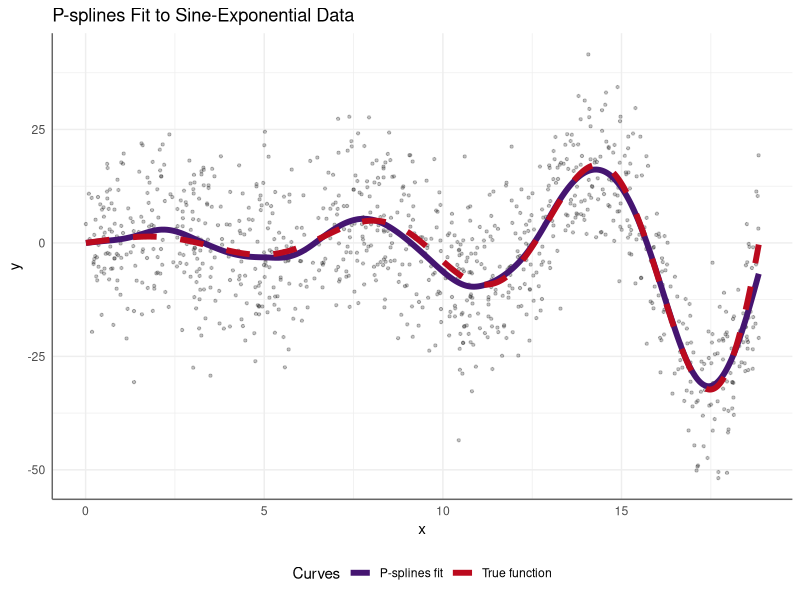
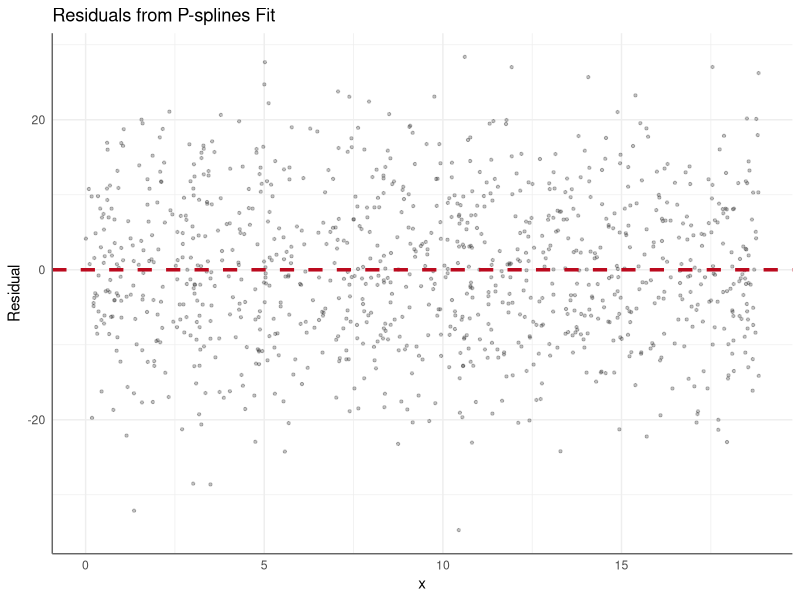
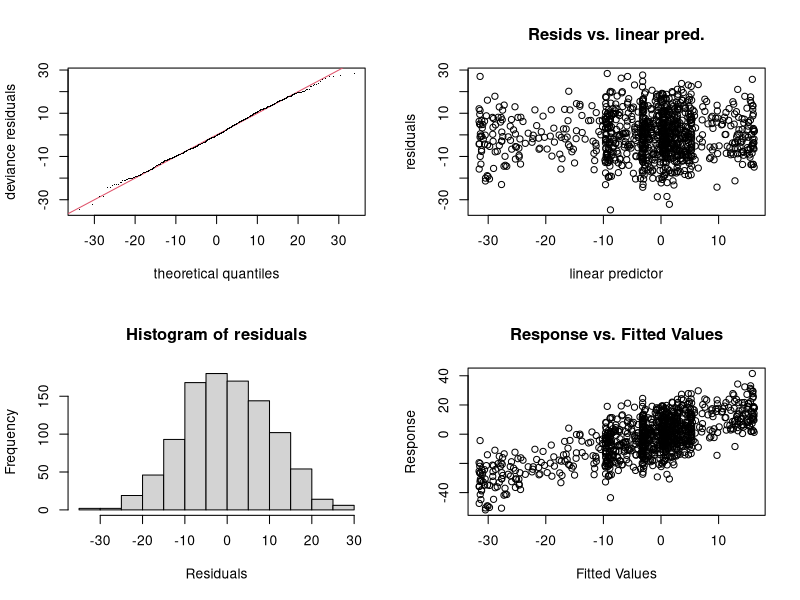
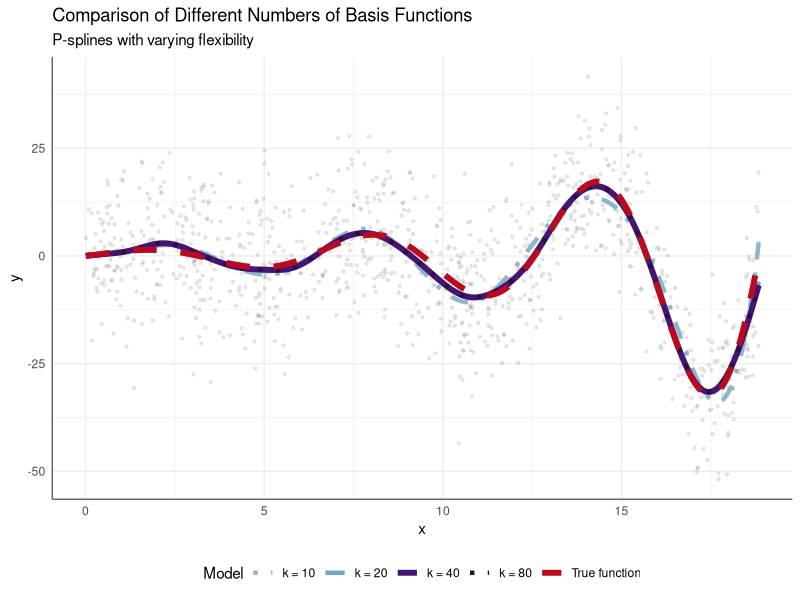
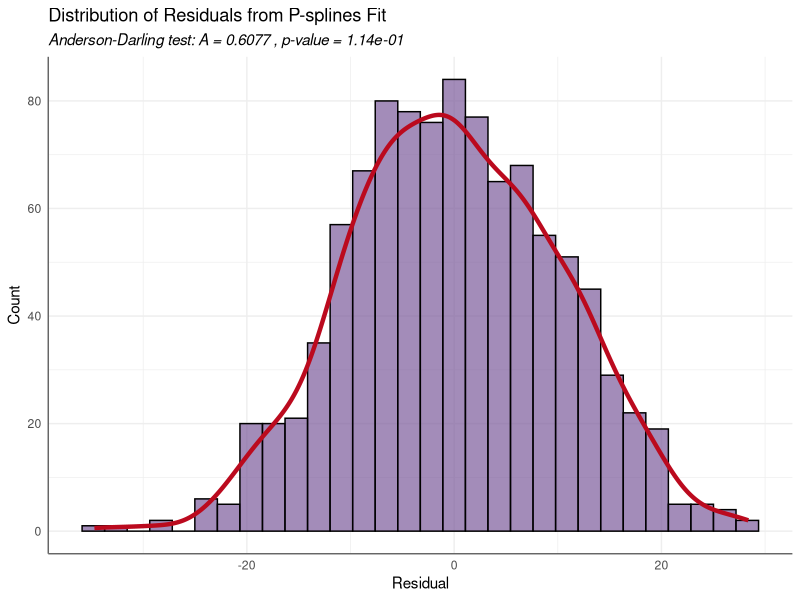
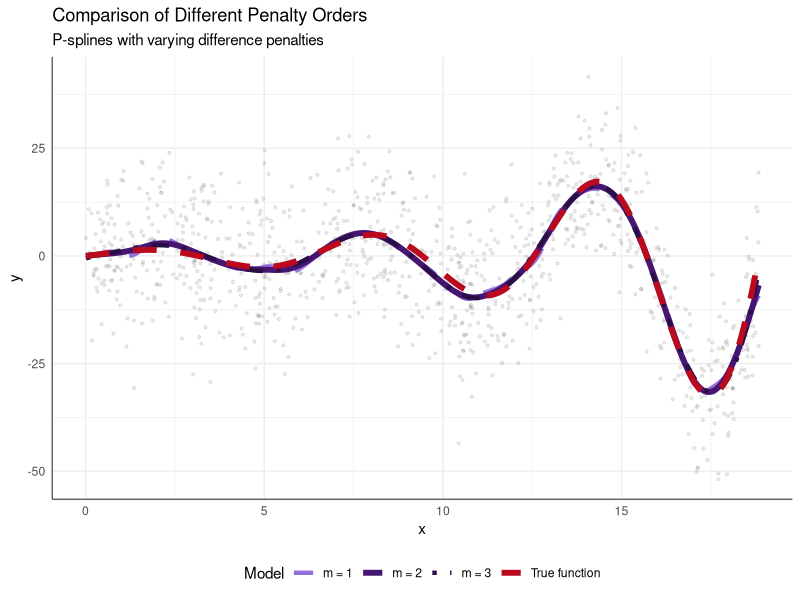

Recreate these plots in R, in order.
############################
# PART 0 - PREAMBLE
############################

# Function to generate data with sine-exponential relationship
set.seed(666420)
generate_sine_exp_data <- function(n = 1000, noise_sd = 10) {
  x <- runif(n, 0, 6*pi)
  # True model: y = sin(x) * exp(0.2*x) + error
  y <- sin(x) * exp(0.2*x) + rnorm(n, 0, noise_sd)
  data.frame(x = x, y = y)
}

# generate simulated data --> TRAINING
data <- generate_sine_exp_data(n = 1000, noise_sd = 10)

# Calculate true function values on a grid (for comparison)
grid_x <- seq(min(data$x), max(data$x), length.out = 500)
true_y <- sin(grid_x) * exp(0.2*grid_x)
true_data <- data.frame(x = grid_x, y = true_y)

############################
# PART 1 - P-SPLINES
############################
library(mgcv)    # For P-splines
library(ggplot2) 

# bs="ps": Use P-splines following Eilers & Marx
# k=40: Number of basis functions
# m=2: Second-order difference penalty
# Smoothing method: GCV (integrated in mgcv)
model <- gam(y ~ s(x, bs = "ps", k = 40, m = 2), data = data, method = "GCV.Cp")

# Generate predictions
new_x <- seq(min(data$x), max(data$x), length.out = 500)
new_data <- data.frame(x = new_x)
pred <- predict(model, new_data)
pred_data <- data.frame(x = new_x, y = pred)

# Create scatter plot with fitted curve
p1_spline <- ggplot() +
  geom_point(data = data, aes(x = x, y = y), alpha = 0.3, size = 0.8, color = "#333333") + #JC DID THIS!!!
  geom_line(data = pred_data, aes(x = x, y = y, color = "P-splines fit"), size = 2.0) + #JC DID THIS!!!
  geom_line(data = true_data, aes(x = x, y = y, color = "True function"), 
            linetype = "dashed", size = 2.0) + #JC DID THIS!!!
  scale_color_manual(values = c("P-splines fit" = "#451571", "True function" = "#BB0A1E")) + #JC DID THIS!!!
  labs(title = "P-splines Fit to Sine-Exponential Data",
       x = "x", y = "y",
       color = "Curves") +
  theme_minimal() +
  theme(legend.position = "bottom",
        panel.grid = element_line(color = "#EEEEEE"), #JC DID THIS!!!
        axis.line = element_line(color = "#666666")) #JC DID THIS!!!
ggsave("psplines_fit.png", p1_spline, width = 10, height = 7, dpi = 300)

# Create residual plot
residuals <- data$y - predict(model, data)
resid_data <- data.frame(x = data$x, residual = residuals)

p2_spline <- ggplot(resid_data, aes(x = x, y = residual)) +
  geom_point(alpha = 0.3, size = 0.8, color = "#333333") + #JC DID THIS!!!
  geom_hline(yintercept = 0, color = "#BB0A1E", linetype = "dashed", size = 1.2) + #JC DID THIS!!!
  labs(title = "Residuals from P-splines Fit",
       x = "x", y = "Residual") +
  theme_minimal() +
  theme(panel.grid = element_line(color = "#EEEEEE"), #JC DID THIS!!!
        axis.line = element_line(color = "#666666")) #JC DID THIS!!!
ggsave("psplines_residuals.png", p2_spline, width = 10, height = 7, dpi = 300)

# Create diagnostic plots
par(mfrow = c(2, 2))
png("psplines_diagnostics.png", width = 10, height = 10, units = "in", res = 300)
gam.check(model)
dev.off()



# Create a plot showing different numbers of knots
knot_comparison <- list()
knot_numbers <- c(10, 20, 40, 80)

for (k in knot_numbers) {
  # Fit model with different number of knots
  temp_model <- gam(y ~ s(x, bs = "ps", k = k, m = 2), data = data, method = "GCV.Cp")
  
  # Make predictions
  temp_pred <- predict(temp_model, new_data)
  
  # Store results
  knot_comparison[[as.character(k)]] <- data.frame(
    x = new_x,
    y = temp_pred,
    knots = paste("k =", k),
    edf = sum(temp_model$edf)
  )
}

# Combine results
knot_results <- do.call(rbind, knot_comparison)

# Create knots comparison plot
p4_spline <- ggplot() +
  geom_point(data = data, aes(x = x, y = y), alpha = 0.1, size = 0.8, color = "#333333") + #JC DID THIS!!!
  geom_line(data = subset(knot_results, knots == "k = 10"), aes(x = x, y = y, color = "k = 10"), 
            size = 1.5, linetype = "dotdash") + #JC DID THIS!!!
  geom_line(data = subset(knot_results, knots == "k = 20"), aes(x = x, y = y, color = "k = 20"), 
            size = 1.5, linetype = "longdash") + #JC DID THIS!!!
  geom_line(data = subset(knot_results, knots == "k = 40"), aes(x = x, y = y, color = "k = 40"), 
            size = 2.0) + #JC DID THIS!!!
  geom_line(data = subset(knot_results, knots == "k = 80"), aes(x = x, y = y, color = "k = 80"), 
            size = 1.5, linetype = "dotted") + #JC DID THIS!!!
  geom_line(data = true_data, aes(x = x, y = y, color = "True function"), 
            linetype = "dashed", size = 2.0) + #JC DID THIS!!!
  scale_color_manual(values = c("k = 10" = "#8DB6CD", "k = 20" = "#6CA6CD", #JC DID THIS!!!
                               "k = 40" = "#451571", "k = 80" = "#2A0E46", #JC DID THIS!!!
                               "True function" = "#BB0A1E")) + #JC DID THIS!!!
  labs(title = "Comparison of Different Numbers of Basis Functions",
       subtitle = "P-splines with varying flexibility",
       x = "x", y = "y",
       color = "Model") +
  theme_minimal() +
  theme(legend.position = "bottom",
        panel.grid = element_line(color = "#EEEEEE"), #JC DID THIS!!!
        axis.line = element_line(color = "#666666")) #JC DID THIS!!!

# Save knots comparison plot as high-resolution PNG
ggsave("psplines_knots_comparison.png", p4_spline, width = 10, height = 7, dpi = 300)


# Create residual distribution plot with Anderson-Darling test results
library(nortest)  # Load package for normality tests

# Perform Anderson-Darling test
ad_test <- ad.test(residuals)

# Create plot with test results displayed on it
p5_spline <- ggplot(resid_data, aes(x = residual)) +
    geom_histogram(bins = 30, fill = "#7c5b9b", color = "black", alpha = 0.7) + #JC DID THIS!!!
    geom_density(aes(y = ..count.. * (max(resid_data$residual) - min(resid_data$residual))/30), 
                 color = "#BB0A1E", size = 1.5) + #JC DID THIS!!!
    labs(title = "Distribution of Residuals from P-splines Fit",
         subtitle = paste("Anderson-Darling test: A =", round(ad_test$statistic, 4), 
                          ", p-value =", format(ad_test$p.value, scientific = TRUE, digits = 4)),
         x = "Residual", y = "Count") +
    theme_minimal() +
    theme(plot.subtitle = element_text(size = 11, face = "italic"),
          panel.grid = element_line(color = "#EEEEEE"), #JC DID THIS!!!
          axis.line = element_line(color = "#666666")) #JC DID THIS!!!

# Save the plot with the test results
ggsave("psplines_residual_distribution.png", p5_spline, width = 10, height = 6, dpi = 300)

# ===DIAGNOSTICS AND METRICS===
# Key model information
cat("Effective degrees of freedom:", sum(model$edf), "\n")
cat("Smoothing parameter:", model$sp, "\n")
cat("GCV score:", model$gcv.ubre, "\n")

# Print summary of the model
print(summary(model))



#=============================
#=============================


# ===UNECESSARY EXTRA===
# Create plot showing different PENALTY ORDERS (1,2 and 3) for comparison
penalty_comparison <- list()
penalty_orders <- c(1, 2, 3)

for (m in penalty_orders) {
  # Fit model with different penalty order
  temp_model <- gam(y ~ s(x, bs = "ps", k = 40, m = m), data = data, method = "GCV.Cp")
  # Make predictions
  temp_pred <- predict(temp_model, new_data)
  # Store results
  penalty_comparison[[as.character(m)]] <- data.frame(
    x = new_x,
    y = temp_pred,
    penalty_order = paste("m =", m),
    edf = sum(temp_model$edf)
  )
}
# Combine results
penalty_results <- do.call(rbind, penalty_comparison)
# Create comparison plot
p3_spline <- ggplot() +
  geom_point(data = data, aes(x = x, y = y), alpha = 0.1, size = 0.8, color = "#333333") + #JC DID THIS!!!
  geom_line(data = subset(penalty_results, penalty_order == "m = 1"), aes(x = x, y = y, color = "m = 1"), 
           size = 1.5, linetype = "longdash") + #JC DID THIS!!!
  geom_line(data = subset(penalty_results, penalty_order == "m = 2"), aes(x = x, y = y, color = "m = 2"), 
           size = 2.0) + #JC DID THIS!!!
  geom_line(data = subset(penalty_results, penalty_order == "m = 3"), aes(x = x, y = y, color = "m = 3"), 
           size = 1.5, linetype = "dotdash") + #JC DID THIS!!!
  geom_line(data = true_data, aes(x = x, y = y, color = "True function"), 
            linetype = "dashed", size = 2.0) + #JC DID THIS!!!
  scale_color_manual(values = c("m = 1" = "#9370DB", "m = 2" = "#451571", #JC DID THIS!!!
                                "m = 3" = "#2A0E46", "True function" = "#BB0A1E")) + #JC DID THIS!!!
  labs(title = "Comparison of Different Penalty Orders",
       subtitle = "P-splines with varying difference penalties",
       x = "x", y = "y",
       color = "Model") +
  theme_minimal() +
  theme(legend.position = "bottom",
        panel.grid = element_line(color = "#EEEEEE"), #JC DID THIS!!!
        axis.line = element_line(color = "#666666")) #JC DID THIS!!!
ggsave("psplines_penalty_comparison.png", p3_spline, width = 10, height = 7, dpi = 300)

############################
# PART 2 -- SVM  
############################





############################
# PART 3 -- PREDICTION 
############################

# STEP 1) GENERATE INDEPENDENT TESTING DATA

# generate simulated data --> TESTING
testing_data <- generate_sine_exp_data(n = 200, noise_sd = 10)

# STEP 2) USE OUR FUNCTIONS TO MAKE PREDICTIONS

# Predictions for p-splines

# Predictions for svm

# STEP 3) CALCULATE RMSE AND PICP METRICS

# STEP 4) MAKE A UNITED GRAPH WITH PICP OR OTHER INTERVAL VISIBLE
